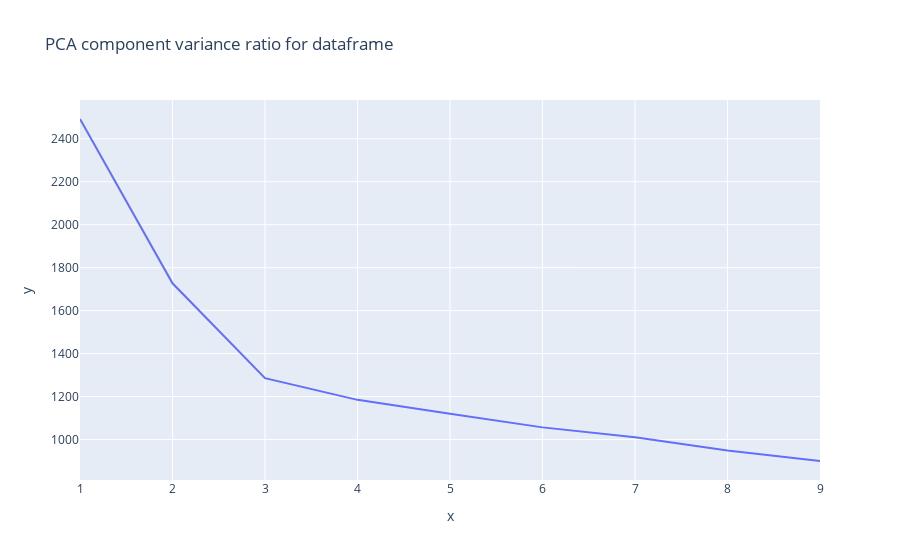

The notebook cell this image was saved under:
### Code cell
fig = px.line(x=K, y=no_clusters, title='PCA component variance ratio for dataframe')
fig.show()

### Figure 1 — Plotly figure (JSON) as saved in the notebook; plotly's stock layout.template omitted (floating-point values rounded to 4 significant figures)
{"data": [{"hovertemplate": "x=%{x}<br>y=%{y}<extra></extra>", "legendgroup": "", "line": {"color": "#636efa", "dash": "solid"}, "marker": {"symbol": "circle"}, "mode": "lines", "name": "", "orientation": "v", "showlegend": false, "type": "scatter", "x": [1, 2, 3, 4, 5, 6, 7, 8, 9], "xaxis": "x", "y": [2492.0, 1727.0, 1286.0, 1185.0, 1120.0, 1057.0, 1011.0, 949.0, 900.2], "yaxis": "y"}], "layout": {"legend": {"tracegroupgap": 0}, "title": {"text": "PCA component variance ratio for dataframe"}, "xaxis": {"anchor": "y", "domain": [0, 1], "title": {"text": "x"}}, "yaxis": {"anchor": "x", "domain": [0, 1], "title": {"text": "y"}}}}
